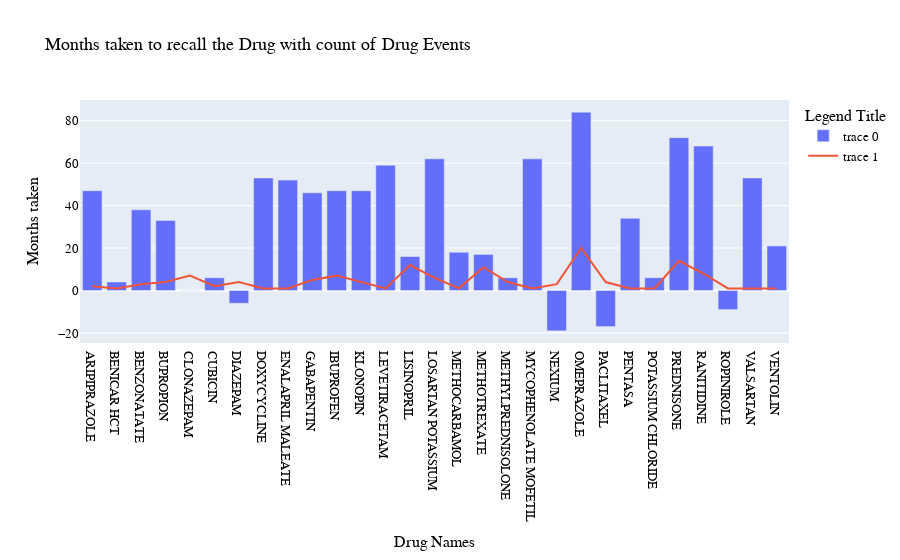

The cell this chart's notebook holds for it:
### Code cell
import plotly.graph_objects as go
fig=go.Figure()
fig.add_trace(
        go.Bar(x = result.index, y = result["time_delta"]))
fig.add_trace(
        go.Scatter(x = result1.index, y = y))
fig.update_layout(
    title="Months taken to recall the Drug with count of Drug Events",
    xaxis_title="Drug Names",
    yaxis_title="Months taken ",
    legend_title="Legend Title",
    font=dict(
        family="Courier New, monospace",
        size=13,
        color="Black"
    )
)

### Figure 1 — Plotly figure (JSON) as saved in the notebook; plotly's stock layout.template omitted (floating-point values rounded to 4 significant figures)
{"data": [{"type": "bar", "x": ["ARIPIPRAZOLE", "BENICAR HCT", "BENZONATATE", "BUPROPION", "CLONAZEPAM", "CUBICIN", "DIAZEPAM", "DOXYCYCLINE", "ENALAPRIL MALEATE", "GABAPENTIN", "IBUPROFEN", "KLONOPIN", "LEVETIRACETAM", "LISINOPRIL", "LOSARTAN POTASSIUM", "METHOCARBAMOL", "METHOTREXATE", "METHYLPREDNISOLONE", "MYCOPHENOLATE MOFETIL", "NEXIUM", "OMEPRAZOLE", "PACLITAXEL", "PENTASA", "POTASSIUM CHLORIDE", "PREDNISONE", "RANITIDINE", "ROPINIROLE", "VALSARTAN", "VENTOLIN"], "y": [47, 4, 38, 33, 0, 6, -6, 53, 52, 46, 47, 47, 59, 16, 62, 18, 17, 6, 62, -19, 84, -17, 34, 6, 72, 68, -9, 53, 21]}, {"type": "scatter", "x": ["ARIPIPRAZOLE", "BENICAR HCT", "BENZONATATE", "BUPROPION", "CLONAZEPAM", "CUBICIN", "DIAZEPAM", "DOXYCYCLINE", "ENALAPRIL MALEATE", "GABAPENTIN", "IBUPROFEN", "KLONOPIN", "LEVETIRACETAM", "LISINOPRIL", "LOSARTAN POTASSIUM", "METHOCARBAMOL", "METHOTREXATE", "METHYLPREDNISOLONE", "MYCOPHENOLATE MOFETIL", "NEXIUM", "OMEPRAZOLE", "PACLITAXEL", "PENTASA", "POTASSIUM CHLORIDE", "PREDNISONE", "RANITIDINE", "ROPINIROLE", "VALSARTAN", "VENTOLIN"], "y": [2, 1, 3, 4, 7, 2, 4, 1, 1, 5, 7, 4, 1, 12, 6, 1, 11, 4, 1, 3, 20, 4, 1, 1, 14, 8, 1, 1, 1]}], "layout": {"font": {"color": "Black", "family": "Courier New, monospace", "size": 13}, "legend": {"title": {"text": "Legend Title"}}, "title": {"text": "Months taken to recall the Drug with count of Drug Events"}, "xaxis": {"title": {"text": "Drug Names"}}, "yaxis": {"title": {"text": "Months taken "}}}}
